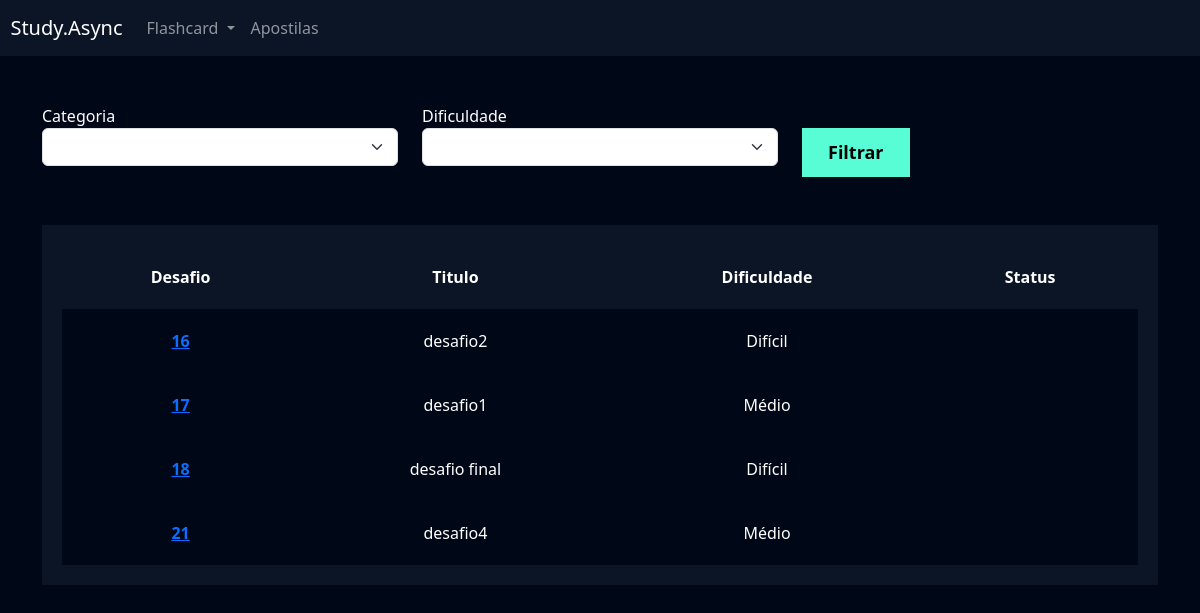
The app's page /flashcard/listar_desafios/ (signed in) with its own data.
### flashcard/models.py (models this page shows, shortened)
class Desafio(models.Model):
    user = models.ForeignKey(User, on_delete=models.DO_NOTHING)
    titulo = models.CharField(max_length=100)
    categoria = models.ManyToManyField(Categoria)
    quantidade_perguntas = models.IntegerField()
    dificuldade = models.CharField(
        max_length=1, choices=Flashcard.DIFICULDADE_CHOICES
    )
    flashcards = models.ManyToManyField(FlashcardDesafio)

### flashcard/views.py (the view)
# urls.py: path('listar_desafios/', views.listar_desafios, name="listar_desafios"),
def listar_desafios(request):
 desafios = Desafio.objects.filter(user=request.user)
 return render(
 request,
 'listar_desafio.html',
 {
 'desafios': desafios,
 },
 )

### flashcard/templates/listar_desafio.html (shortened to what this page needs)
{% extends "base.html" %}
{% load static %}
{% block 'cabecalho' %}
 <link href="{% static 'usuarios/css/cadastro.css' %}" rel="stylesheet">
 <link href="{% static 'flashcard/css/novo_flashcard.css' %}" rel="stylesheet">
 <link href="{% static 'flashcard/css/iniciar_desafio.css' %}" rel="stylesheet">
 <link href="{% static 'flashcard/css/desafio.css' %}" rel="stylesheet">
 <link href='https://unpkg.com/boxicons@2.1.4/css/boxicons.min.css' rel='stylesheet'>
 {% endblock 'cabecalho' %}
{% block 'conteudo' %}
    {% include "partial/header.html" %}
    <div class="container">
        <br>
        <br>
        <div class="row">
            <div class="col-md">
                <form action="}" method="GET">
                     <label for="">Categoria</label>
                        <select name="categoria" class="form-select">
                        </select>
            </div>
            <div class="col-md">
                <label for="">Dificuldade</label>
                    <select name="dificuldade" class="form-select">
                    </select>
            </div>
            <div class="col-md">
                <br>
                <input type="submit" value="Filtrar" class="btn-cadastro">
            </div>
        </div>
        <br>
        <br>
        <div class="box-listar">
                <table>
                    <thead>
                        <tr>
                            <th scope="col">Desafio</th>
                            <th scope="col">Titulo</th>
                            <th scope="col">Dificuldade</th>
                            <th scope="col">Status</th>
                        </tr>
                    </thead>
                <tbody>
                    {% for desafio in desafios %}
                        <tr class="linha">
                            <th><a href="{% url 'desafio' desafio.id %}">{{desafio.id}}</a></th>
                            <td>{{desafio.titulo}}</td>
                            <td>{{desafio.get_dificuldade_display}}</td>
                            <td>{{desafio.status}}</td>
                        </tr>
                    {% endfor %}
                </tbody>
                </table>
        </div>
    </div>
{% endblock 'conteudo' %}

### templates/static/geral/css/base.css (style rules this page uses)
:root { --main-color: #0b1526; --dark-color: #000716; --secondary-dark-color: rgb(15, 2, 26); --light-color: #00c1f3; --contrast-color: #f4c96b; --differential-color: #58fcd5; }
body { background-color: var(--dark-color) !important; color: white !important; }

### templates/static/usuarios/css/cadastro.css (style rules this page uses)
* { margin: 0; padding: 0; }
.btn-cadastro { padding: 10px; background-color: #58fcd5; border: none; border: 1px solid #58fcd5; font-size: 18px; font-weight: bold; padding-left: 25px; padding-right: 25px; }

### templates/static/flashcard/css/desafio.css (style rules this page uses)
.box-listar { background-color: #0b1526; padding: 20px; }
table { width: 100%; padding: 20px; text-align: center; }
.linha { height: 40px; background-color: var(--dark-color); padding: 20px; }
td, th { padding: 20px; }
tr { background-color: var(--main-color); }

### records on screen
Desafio: id "16", titulo "desafio2", dificuldade "Difícil"
Desafio: id "17", titulo "desafio1", dificuldade "Médio"
Desafio: id "18", titulo "desafio final", dificuldade "Difícil"
Desafio: id "21", titulo "desafio4", dificuldade "Médio"
